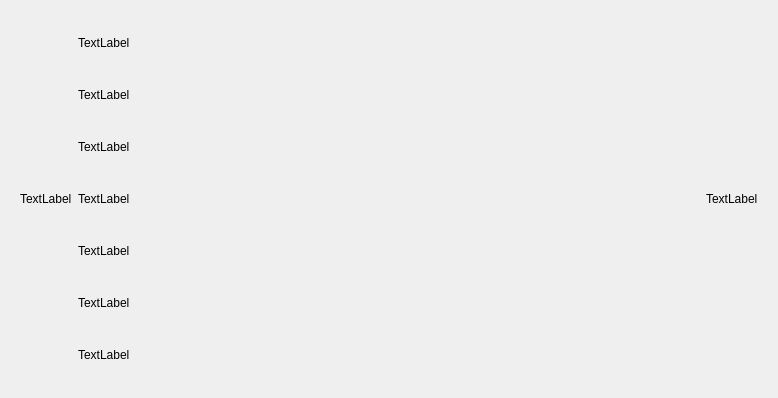
<?xml version="1.0" encoding="UTF-8"?>
<ui version="4.0">
 <class>Form</class>
 <widget class="QWidget" name="Form">
  <property name="geometry">
   <rect>
    <x>0</x>
    <y>0</y>
    <width>778</width>
    <height>398</height>
   </rect>
  </property>
  <property name="windowTitle">
   <string>Form</string>
  </property>
  <layout class="QVBoxLayout" name="verticalLayout_2">
   <item>
    <widget class="QWidget" name="" native="true">
     <layout class="QHBoxLayout" name="horizontalLayout">
      <item>
       <widget class="QLabel" name="pic_label_8">
        <property name="text">
         <string>TextLabel</string>
        </property>
       </widget>
      </item>
      <item>
       <layout class="QVBoxLayout" name="verticalLayout">
        <item>
         <widget class="QLabel" name="name_label">
          <property name="text">
           <string>TextLabel</string>
          </property>
         </widget>
        </item>
        <item>
         <widget class="QLabel" name="desc_label_2">
          <property name="text">
           <string>TextLabel</string>
          </property>
         </widget>
        </item>
        <item>
         <widget class="QLabel" name="producer_label_3">
          <property name="text">
           <string>TextLabel</string>
          </property>
         </widget>
        </item>
        <item>
         <widget class="QLabel" name="seller_label_4">
          <property name="text">
           <string>TextLabel</string>
          </property>
         </widget>
        </item>
        <item>
         <widget class="QLabel" name="price_label_5">
          <property name="text">
           <string>TextLabel</string>
          </property>
         </widget>
        </item>
        <item>
         <widget class="QLabel" name="unit_label_6">
          <property name="text">
           <string>TextLabel</string>
          </property>
         </widget>
        </item>
        <item>
         <widget class="QLabel" name="quantity_label_7">
          <property name="text">
           <string>TextLabel</string>
          </property>
         </widget>
        </item>
       </layout>
      </item>
      <item>
       <spacer name="horizontalSpacer">
        <property name="orientation">
         <enum>Qt::Horizontal</enum>
        </property>
        <property name="sizeHint" stdset="0">
         <size>
          <width>40</width>
          <height>20</height>
         </size>
        </property>
       </spacer>
      </item>
      <item>
       <widget class="QLabel" name="discount_label_9">
        <property name="text">
         <string>TextLabel</string>
        </property>
       </widget>
      </item>
     </layout>
    </widget>
   </item>
  </layout>
 </widget>
 <resources/>
 <connections/>
</ui>
